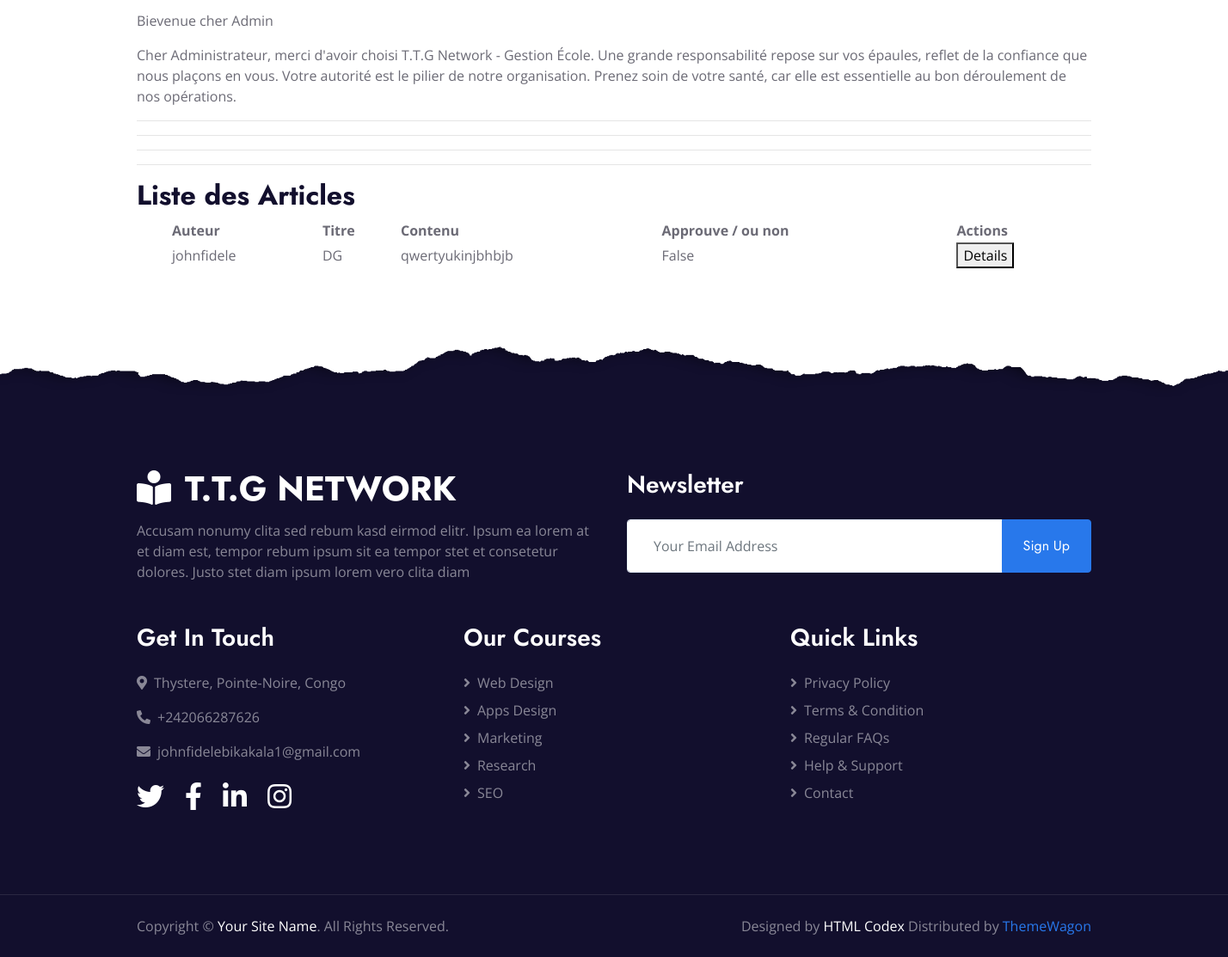
Before: /articles/ (signed in, lower part) with the older database file.
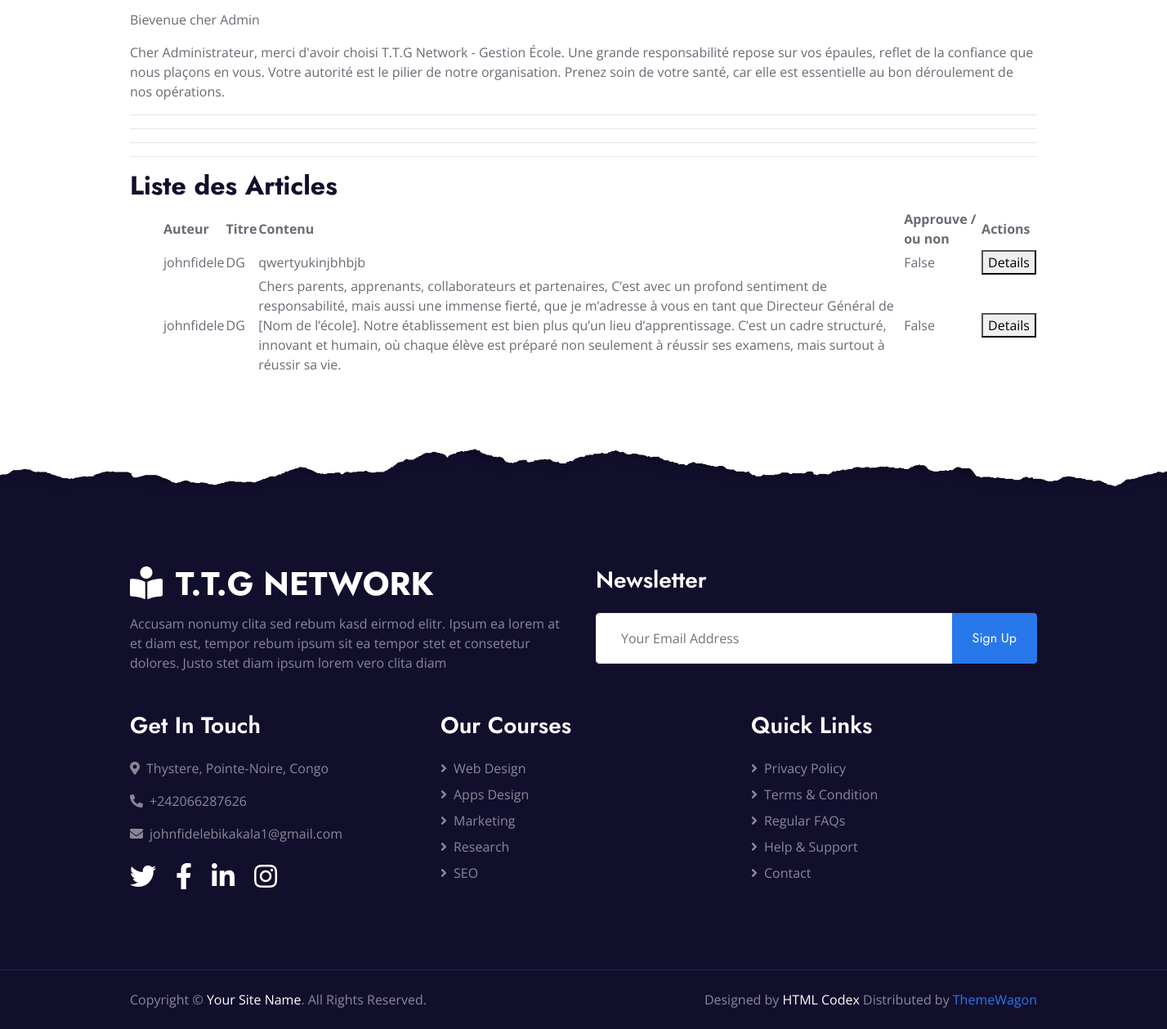
After: the same page with the newer database file.
### application/models.py (models this page shows, shortened)
class Article(models.Model):
    auteur = models.ForeignKey(User, on_delete=models.CASCADE)
    titre = models.CharField(max_length=200)
    contenu = models.TextField()
    date_publication = models.DateTimeField(auto_now_add=True)
    approuve = models.BooleanField(default=False)  # pour que l’admin valide ou pas

class User(AbstractUser):
    ROLES = (
        ('admin', 'Administrateur'),
        ('formateur', 'Formateur'),
        ('etudiant', 'Étudiant'),
        ('parent', 'Parent'),
    )
    role = models.CharField(max_length=20, choices=ROLES)
    code_formateur = models.CharField(max_length=10, unique=True, null=True, blank=True)
    code_parent = models.CharField(max_length=10, unique=True, null=True, blank=True)
    matricule = models.CharField(max_length=30, unique=True, null=True, blank=True)

### application/views.py (the view)
# urls.py: path('articles/', views.articles_view, name='article'),
@login_required
def articles_view(request):
    articles = Article.objects.all()
    return render(request, 'liste_articles.html', {'articles': articles})

### application/templates/liste_articles.html (shortened to what this page needs)
{% extends "base.html" %}
{% block content %}
  <hr>
  <h2>Liste des Articles</h2>
  <ul>
    <table  style="width: 100%;">
      <tr>
        <th>Auteur</th>
        <th>Titre</th>
        <th>Contenu</th>
        <th>Approuve / ou non</th>
        <th>Actions</th>
      </tr>
       {% for article in articles %}
      <tr>
        <td>{{ article.auteur }}</td>
        <td> {{ article.titre }}</td>
        <td> {{ article.contenu }}</td>
        <td> {{ article.approuve }}</td>
        <td>
          <a href="#"><button>Details</button></a>
        </td>
      </tr>
       {% endfor %}
    </table>
  </ul>
{% endblock %}

Changed rows visible on the page:
added Article: auteur "johnfidele", titre "DG", contenu "Chers parents, apprenants, collaborateurs et partenaires, C’est avec un profond sentiment de responsabilité, mais aussi une immense fierté, que je m’adresse à vous en tant que Directeur Général de [Nom de l’école]. Notre établissement est bien plus qu’un lieu d’apprentissage. C’est un cadre structuré, innovant et humain, où chaque élève est préparé non seulement à réussir ses examens, mais surtout à réussir sa vie.", approuve "False"
